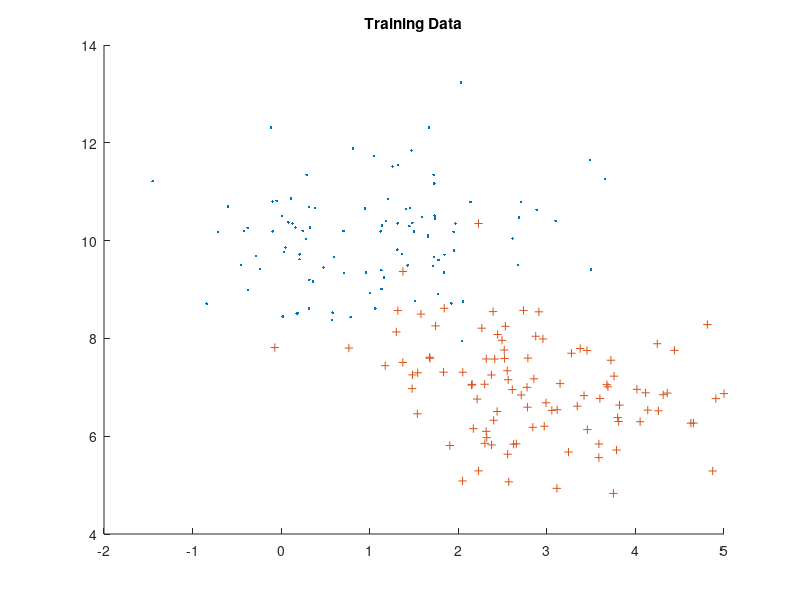
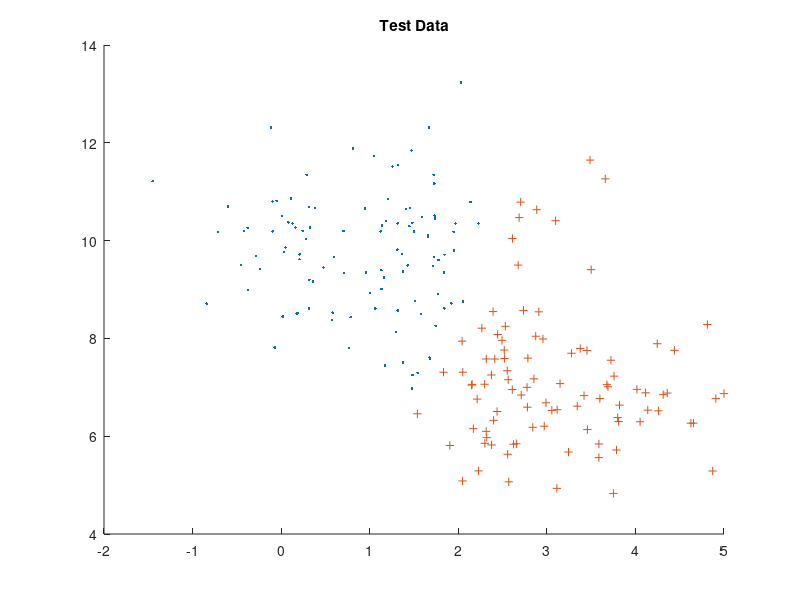

Source code (MATLAB) for these figures, in order:
%Original Data
X= mvnrnd([1 10], [1 0; 0 1], 100); 
Y = mvnrnd([3 7], [1 0;0 1], 100);

%plot
figure
hold on
plot(X(:,1),X(:,2),'.'); 
plot(Y(:,1),Y(:,2),'+');
title('Training Data');
hold off
%Theta values
theta = [0;0;0];

z = [X; Y];
[rZ cZ] = size(z);
TotalX = z(:,1);
TotalY = z(:,2);

cost = 1;
alpha = 0.0005;
sum = [0;0;0];
Class1Points = [];
Class2Points = [];
count =0;
costs=[];
%Change in cost function
ChangeInCost = 1;
while abs(ChangeInCost) > 0.05
    cost = 0;
    sum = [0;0;0];
    for i = 1:rZ
        x = [1;TotalX(i);TotalY(i)];
        %Hypothesis
        h = (1/(1+exp(-(theta'*x))));
        if(i < 101)
            %First Class
            y = 0;
            %Compute Cost
            cost = cost + (-log(1-h));
            sum = sum + (h-y)*x;
        elseif(i >= 101)
            %Second Class
            y =1;
            %Compute Cost
            cost = cost + (-log(h));
            sum = sum+ (h-y)*x;
        end
    end
    if count > 0
        %Previous cost - cost
        ChangeInCost = costs(length(costs)) - cost;
    end
    theta = theta - alpha * sum;
    count = count+1;
    costs = [costs cost];
end
disp(theta);

%Count in class 1 and 2
countClass1 = 0;
countClass2 = 0;

for i = 1:length(z)
    %Compute Hypothesis at every point in total data set
    x = [1;TotalX(i);TotalY(i)];
    h = (1/(1+exp(-(theta'*x))));
    
    %Matricies are created for all points expected in class 1 and 2
    
    %Hypothesis greater than .5 class 1 incremented
    if (h < 0.5)
        Class1Points = [Class1Points;z(i,1) z(i,2)];
        countClass1 = countClass1 + 1;
    %Hypothesis Less than .5 class 2 incremented
    elseif( h >= 0.5)
        Class2Points = [Class2Points;z(i,1) z(i,2)];
        countClass2 = countClass2 + 1;
    end
end
%Plot the predicted classes
figure
fprintf('Amount in class 1 %d /n', countClass1);
fprintf('Amount in class 2 %d /n', countClass1);
hold on
plot(Class1Points(:,1),Class1Points(:,2),'.'); %plot
plot(Class2Points(:,1),Class2Points(:,2),'+');
title('Test Data');
hold off

labels = [ones(1,100) 2*ones(1,100)];
%Matlabs built in logestic regression function
%B = mnrfit(z,labels'); 
%disp('Matlabs Built in predicted values ');
%disp(B);